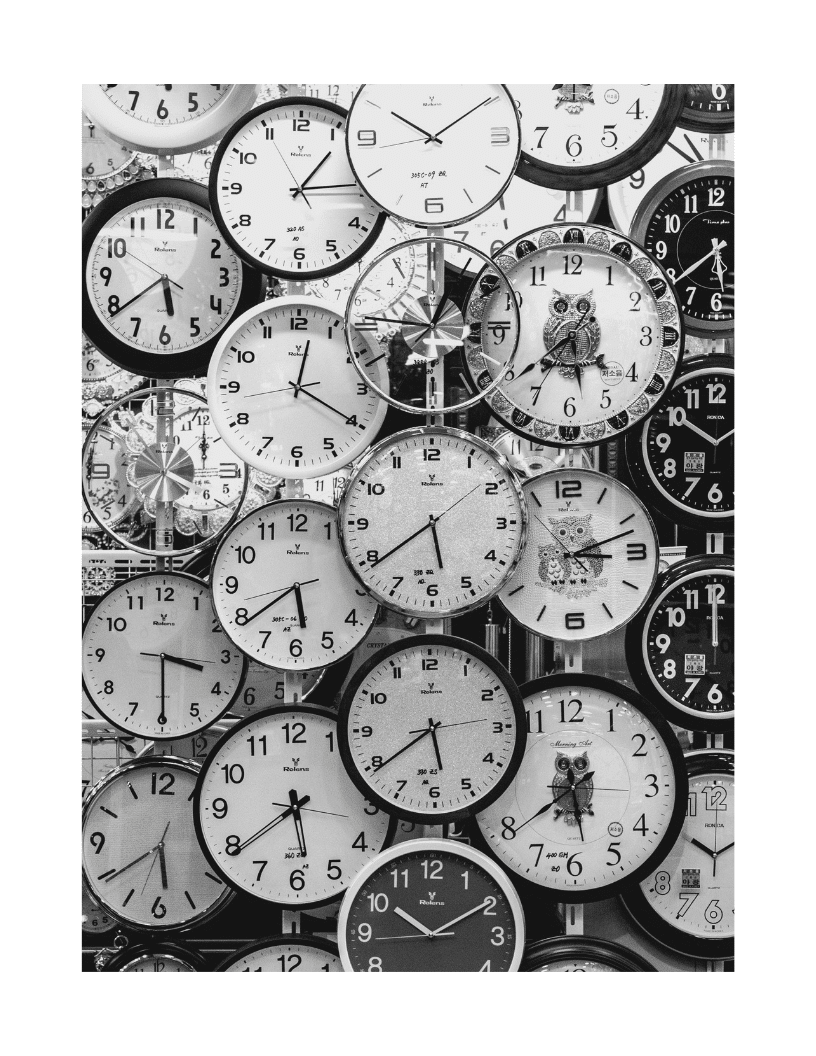
#> input picture multiple-clock-image-1.png, 816 x 1056 px, given in place of the camera
$ python 'Live circ detect.py'
#> lines starting #> are read from the running program, lines starting #| are printed output that depends on the picture; after the words box and inside, x2 and y2 are one past the last pixel; in counts of white or black regions, pixels touching at a corner belong together
# -*- coding: utf-8 -*-
"""
Created on Mon Apr 28 14:37:42 2025

ChatGPT provided code for live webcam feed circle detection.

@author: Steffen
"""

import cv2
import numpy as np

# Open webcam (0 is usually the default webcam)
cap = cv2.VideoCapture(0, cv2.CAP_DSHOW)

# Check if webcam is opened
if not cap.isOpened():
    print("Cannot open webcam")
    exit()

while True:
    ret, frame = cap.read()
#> frame is the input picture: shape (1056, 816, 3); mean B, G, R 177.4, 177.4, 177.4
    if not ret:
        print("Can't receive frame (stream end?). Exiting ...")
        break

    # Convert to grayscale
    gray = cv2.cvtColor(frame, cv2.COLOR_BGR2GRAY)

    # Blur to reduce noise before applying Hough Transform
    gray = cv2.medianBlur(gray, 5)
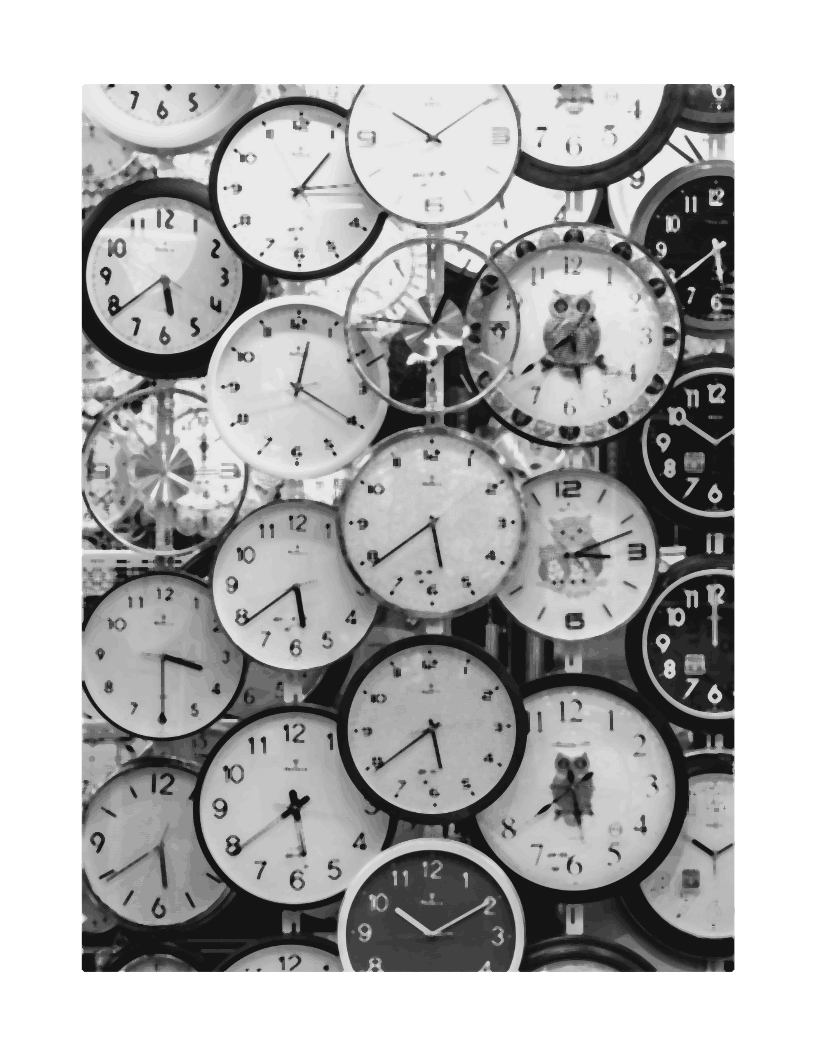
#> gray: shape (1056, 816); min 20, max 255, mean 178.5

    # Apply Hough Circle Transform
    circles = cv2.HoughCircles(
        gray,
        cv2.HOUGH_GRADIENT,
        dp=1.2,           # Inverse ratio of accumulator resolution to image resolution
        minDist=50,       # Minimum distance between circle centers
        param1=50,        # Higher threshold for Canny edge detector
        param2=30,        # Accumulator threshold for circle detection (smaller -> more false circles)
        minRadius=1,     # Minimum circle radius
        maxRadius=15     # Maximum circle radius
    )
#> circles = [[139.8, 473.4, 14.32], [120.6, 420.6, 13], [521.4, 415.8, 10.24], [192.6, 744.6, 13], [394.2, 307.8, 11.44], [582.6, 305.4, 7.36], [491.4, 276.6, 10.36], [231, 581.4, 5.56]]

    # If some circles are detected, draw them
    if circles is not None:
        circles = np.uint16(np.around(circles))
#> circles = [[140, 473, 14], [121, 421, 13], [521, 416, 10], [193, 745, 13], [394, 308, 11], [583, 305, 7], [491, 277, 10], [231, 581, 6]]
        for i in circles[0, :]:
            # Draw outer circle
            cv2.circle(frame, (i[0], i[1]), i[2], (0, 255, 0), 2)
            # Draw center of the circle
            cv2.circle(frame, (i[0], i[1]), 2, (0, 0, 255), 3)
#> this loop made 8 passes
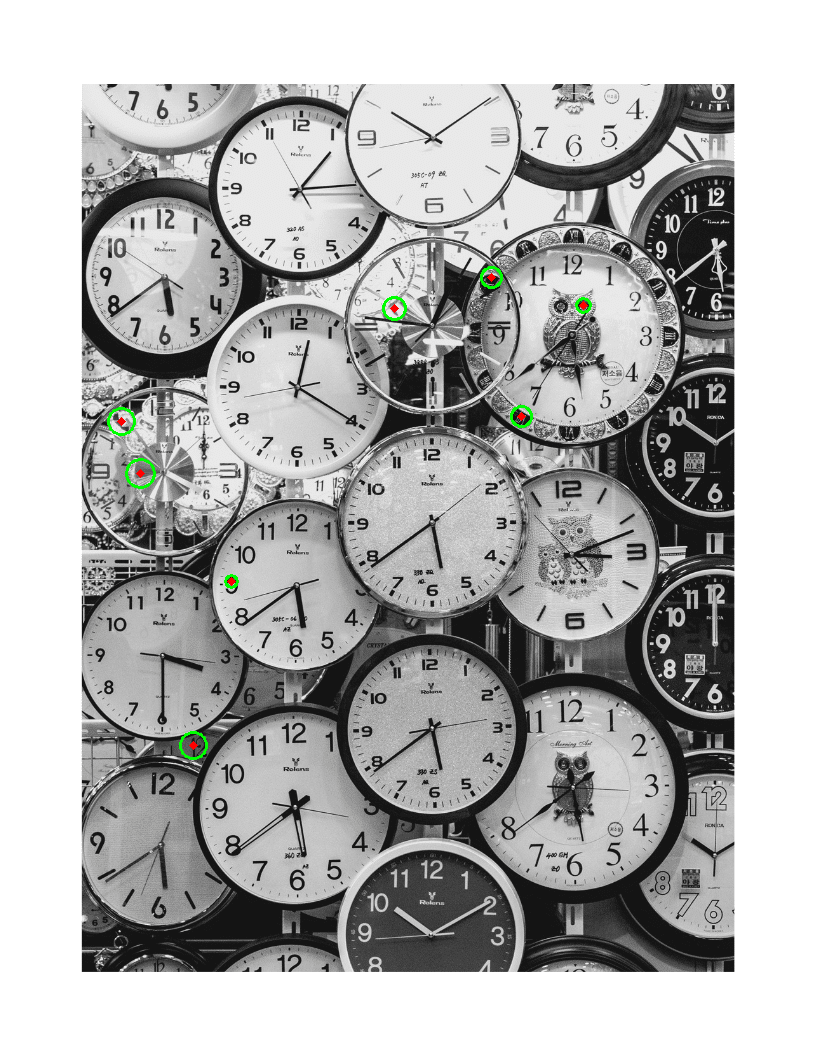
#> frame: shape (1056, 816, 3); 0.22% of pixels changed, all inside (x1, y1, x2, y2) = (107, 266, 592, 760)

    # Display the result
    cv2.imshow('Hough Circle Detection', frame)

    # Exit when 'q' is pressed
    if cv2.waitKey(1) & 0xFF == ord('q'):
#> (key q is pressed here)
        break

# Release everything when done
cap.release()
cv2.destroyAllWindows()
